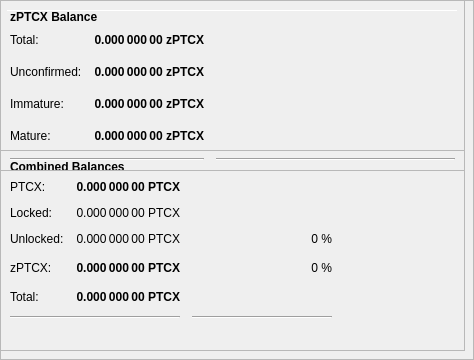
        <widget class="QFrame" name="frameObfuscation">
         <property name="minimumSize">
          <size>
           <width>0</width>
           <height>350</height>
          </size>
         </property>
         <property name="layoutDirection">
          <enum>Qt::LeftToRight</enum>
         </property>
         <property name="frameShape">
          <enum>QFrame::StyledPanel</enum>
         </property>
         <property name="frameShadow">
          <enum>QFrame::Raised</enum>
         </property>
         <widget class="QPushButton" name="runAutoDenom">
          <property name="geometry">
           <rect>
            <x>251</x>
            <y>17</y>
            <width>1</width>
            <height>1</height>
           </rect>
          </property>
          <property name="palette">
           <palette>
            <active>
             <colorrole role="WindowText">
              <brush brushstyle="SolidPattern">
               <color alpha="255">
                <red>0</red>
                <green>0</green>
                <blue>0</blue>
               </color>
              </brush>
             </colorrole>
             <colorrole role="Button">
              <brush brushstyle="SolidPattern">
               <color alpha="255">
                <red>239</red>
                <green>238</green>
                <blue>238</blue>
               </color>
              </brush>
             </colorrole>
             <colorrole role="Light">
              <brush brushstyle="SolidPattern">
               <color alpha="255">
                <red>255</red>
                <green>255</green>
                <blue>255</blue>
               </color>
              </brush>
             </colorrole>
             <colorrole role="Midlight">
              <brush brushstyle="SolidPattern">
               <color alpha="255">
                <red>247</red>
                <green>246</green>
                <blue>246</blue>
               </color>
              </brush>
             </colorrole>
             <colorrole role="Dark">
              <brush brushstyle="SolidPattern">
               <color alpha="255">
                <red>119</red>
                <green>119</green>
                <blue>119</blue>
               </color>
              </brush>
             </colorrole>
             <colorrole role="Mid">
              <brush brushstyle="SolidPattern">
               <color alpha="255">
                <red>159</red>
                <green>159</green>
                <blue>159</blue>
               </color>
              </brush>
             </colorrole>
             <colorrole role="Text">
              <brush brushstyle="SolidPattern">
               <color alpha="255">
                <red>0</red>
                <green>0</green>
                <blue>0</blue>
               </color>
              </brush>
             </colorrole>
             <colorrole role="BrightText">
              <brush brushstyle="SolidPattern">
               <color alpha="255">
                <red>255</red>
                <green>255</green>
                <blue>255</blue>
               </color>
              </brush>
             </colorrole>
             <colorrole role="ButtonText">
              <brush brushstyle="SolidPattern">
               <color alpha="255">
                <red>0</red>
                <green>0</green>
                <blue>0</blue>
               </color>
              </brush>
             </colorrole>
             <colorrole role="Base">
              <brush brushstyle="SolidPattern">
               <color alpha="255">
                <red>255</red>
                <green>255</green>
                <blue>255</blue>
               </color>
              </brush>
             </colorrole>
             <colorrole role="Window">
              <brush brushstyle="SolidPattern">
               <color alpha="255">
                <red>239</red>
                <green>238</green>
                <blue>238</blue>
               </color>
              </brush>
             </colorrole>
             <colorrole role="Shadow">
              <brush brushstyle="SolidPattern">
               <color alpha="255">
                <red>0</red>
                <green>0</green>
                <blue>0</blue>
               </color>
              </brush>
             </colorrole>
             <colorrole role="AlternateBase">
              <brush brushstyle="SolidPattern">
               <color alpha="255">
                <red>247</red>
                <green>246</green>
                <blue>246</blue>
               </color>
              </brush>
             </colorrole>
             <colorrole role="ToolTipBase">
              <brush brushstyle="SolidPattern">
               <color alpha="255">
                <red>255</red>
                <green>255</green>
                <blue>220</blue>
               </color>
              </brush>
             </colorrole>
             <colorrole role="ToolTipText">
              <brush brushstyle="SolidPattern">
               <color alpha="255">
                <red>0</red>
                <green>0</green>
                <blue>0</blue>
               </color>
              </brush>
             </colorrole>
            </active>
            <inactive>
             <colorrole role="WindowText">
              <brush brushstyle="SolidPattern">
               <color alpha="255">
                <red>0</red>
                <green>0</green>
                <blue>0</blue>
               </color>
              </brush>
             </colorrole>
             <colorrole role="Button">
              <brush brushstyle="SolidPattern">
               <color alpha="255">
                <red>239</red>
                <green>238</green>
                <blue>238</blue>
               </color>
              </brush>
             </colorrole>
             <colorrole role="Light">
              <brush brushstyle="SolidPattern">
               <color alpha="255">
                <red>255</red>
                <green>255</green>
                <blue>255</blue>
               </color>
              </brush>
             </colorrole>
             <colorrole role="Midlight">
              <brush brushstyle="SolidPattern">
               <color alpha="255">
                <red>247</red>
                <green>246</green>
                <blue>246</blue>
               </color>
              </brush>
             </colorrole>
             <colorrole role="Dark">
              <brush brushstyle="SolidPattern">
               <color alpha="255">
                <red>119</red>
                <green>119</green>
                <blue>119</blue>
               </color>
              </brush>
             </colorrole>
             <colorrole role="Mid">
              <brush brushstyle="SolidPattern">
               <color alpha="255">
                <red>159</red>
                <green>159</green>
                <blue>159</blue>
               </color>
              </brush>
             </colorrole>
             <colorrole role="Text">
              <brush brushstyle="SolidPattern">
               <color alpha="255">
                <red>0</red>
                <green>0</green>
                <blue>0</blue>
               </color>
              </brush>
             </colorrole>
             <colorrole role="BrightText">
              <brush brushstyle="SolidPattern">
               <color alpha="255">
                <red>255</red>
                <green>255</green>
                <blue>255</blue>
               </color>
              </brush>
             </colorrole>
             <colorrole role="ButtonText">
              <brush brushstyle="SolidPattern">
               <color alpha="255">
                <red>0</red>
                <green>0</green>
                <blue>0</blue>
               </color>
              </brush>
             </colorrole>
             <colorrole role="Base">
              <brush brushstyle="SolidPattern">
               <color alpha="255">
                <red>255</red>
                <green>255</green>
                <blue>255</blue>
               </color>
              </brush>
             </colorrole>
             <colorrole role="Window">
              <brush brushstyle="SolidPattern">
               <color alpha="255">
                <red>239</red>
                <green>238</green>
                <blue>238</blue>
               </color>
              </brush>
             </colorrole>
             <colorrole role="Shadow">
              <brush brushstyle="SolidPattern">
               <color alpha="255">
                <red>0</red>
                <green>0</green>
                <blue>0</blue>
               </color>
              </brush>
             </colorrole>
             <colorrole role="AlternateBase">
              <brush brushstyle="SolidPattern">
               <color alpha="255">
                <red>247</red>
                <green>246</green>
                <blue>246</blue>
               </color>
              </brush>
             </colorrole>
             <colorrole role="ToolTipBase">
              <brush brushstyle="SolidPattern">
               <color alpha="255">
                <red>255</red>
                <green>255</green>
                <blue>220</blue>
               </color>
              </brush>
             </colorrole>
             <colorrole role="ToolTipText">
              <brush brushstyle="SolidPattern">
               <color alpha="255">
                <red>0</red>
                <green>0</green>
                <blue>0</blue>
               </color>
              </brush>
             </colorrole>
            </inactive>
            <disabled>
             <colorrole role="WindowText">
              <brush brushstyle="SolidPattern">
               <color alpha="255">
                <red>119</red>
                <green>119</green>
                <blue>119</blue>
               </color>
              </brush>
             </colorrole>
             <colorrole role="Button">
              <brush brushstyle="SolidPattern">
               <color alpha="255">
                <red>239</red>
                <green>238</green>
                <blue>238</blue>
               </color>
              </brush>
             </colorrole>
             <colorrole role="Light">
              <brush brushstyle="SolidPattern">
               <color alpha="255">
                <red>255</red>
                <green>255</green>
                <blue>255</blue>
               </color>
              </brush>
             </colorrole>
             <colorrole role="Midlight">
              <brush brushstyle="SolidPattern">
               <color alpha="255">
                <red>247</red>
                <green>246</green>
                <blue>246</blue>
               </color>
              </brush>
             </colorrole>
             <colorrole role="Dark">
              <brush brushstyle="SolidPattern">
               <color alpha="255">
                <red>119</red>
                <green>119</green>
                <blue>119</blue>
               </color>
              </brush>
             </colorrole>
             <colorrole role="Mid">
              <brush brushstyle="SolidPattern">
               <color alpha="255">
                <red>159</red>
                <green>159</green>
                <blue>159</blue>
               </color>
              </brush>
             </colorrole>
             <colorrole role="Text">
              <brush brushstyle="SolidPattern">
               <color alpha="255">
                <red>119</red>
                <green>119</green>
                <blue>119</blue>
               </color>
              </brush>
             </colorrole>
             <colorrole role="BrightText">
              <brush brushstyle="SolidPattern">
               <color alpha="255">
                <red>255</red>
                <green>255</green>
                <blue>255</blue>
               </color>
              </brush>
             </colorrole>
             <colorrole role="ButtonText">
              <brush brushstyle="SolidPattern">
               <color alpha="255">
                <red>119</red>
                <green>119</green>
                <blue>119</blue>
               </color>
              </brush>
             </colorrole>
             <colorrole role="Base">
              <brush brushstyle="SolidPattern">
               <color alpha="255">
                <red>239</red>
                <green>238</green>
                <blue>238</blue>
               </color>
              </brush>
             </colorrole>
             <colorrole role="Window">
              <brush brushstyle="SolidPattern">
               <color alpha="255">
                <red>239</red>
                <green>238</green>
                <blue>238</blue>
               </color>
              </brush>
             </colorrole>
             <colorrole role="Shadow">
              <brush brushstyle="SolidPattern">
               <color alpha="255">
                <red>0</red>
                <green>0</green>
                <blue>0</blue>
               </color>
              </brush>
             </colorrole>
             <colorrole role="AlternateBase">
              <brush brushstyle="SolidPattern">
               <color alpha="255">
                <red>239</red>
                <green>238</green>
                <blue>238</blue>
               </color>
              </brush>
             </colorrole>
             <colorrole role="ToolTipBase">
              <brush brushstyle="SolidPattern">
               <color alpha="255">
                <red>255</red>
                <green>255</green>
                <blue>220</blue>
               </color>
              </brush>
             </colorrole>
             <colorrole role="ToolTipText">
              <brush brushstyle="SolidPattern">
               <color alpha="255">
                <red>0</red>
                <green>0</green>
                <blue>0</blue>
               </color>
              </brush>
             </colorrole>
            </disabled>
           </palette>
          </property>
          <property name="focusPolicy">
           <enum>Qt::NoFocus</enum>
          </property>
          <property name="autoFillBackground">
           <bool>true</bool>
          </property>
          <property name="text">
           <string/>
          </property>
          <property name="flat">
           <bool>true</bool>
          </property>
         </widget>
         <widget class="Line" name="line">
          <property name="geometry">
           <rect>
            <x>7</x>
            <y>10</y>
            <width>451</width>
            <height>1</height>
           </rect>
          </property>
          <property name="orientation">
           <enum>Qt::Horizontal</enum>
          </property>
         </widget>
         <widget class="QFrame" name="frame_3">
          <property name="geometry">
           <rect>
            <x>0</x>
            <y>150</y>
            <width>465</width>
            <height>201</height>
           </rect>
          </property>
          <property name="frameShape">
           <enum>QFrame::StyledPanel</enum>
          </property>
          <property name="frameShadow">
           <enum>QFrame::Raised</enum>
          </property>
          <layout class="QVBoxLayout" name="verticalLayout_5">
           <item>
            <layout class="QHBoxLayout" name="horizontalLayout_5" stretch="0">
             <item>
              <widget class="QLabel" name="label_5z">
               <property name="maximumSize">
                <size>
                 <width>16777215</width>
                 <height>20</height>
                </size>
               </property>
               <property name="font">
                <font>
                 <weight>75</weight>
                 <bold>true</bold>
                </font>
               </property>
               <property name="toolTip">
                <string>Combined Balances (including unconfirmed and immature coins)</string>
               </property>
               <property name="text">
                <string>&lt;html&gt;&lt;head/&gt;&lt;body&gt;&lt;p&gt;Combined Balances&lt;/p&gt;&lt;/body&gt;&lt;/html&gt;</string>
               </property>
              </widget>
             </item>
            </layout>
           </item>
           <item>
            <layout class="QGridLayout" name="gridLayout_3">
             <property name="spacing">
              <number>12</number>
             </property>
             <item row="7" column="0" colspan="2">
              <widget class="Line" name="lineSpendableBalance_3">
               <property name="orientation">
                <enum>Qt::Horizontal</enum>
               </property>
              </widget>
             </item>
             <item row="7" column="2">
              <widget class="Line" name="lineWatchBalance_3">
               <property name="sizePolicy">
                <sizepolicy hsizetype="Preferred" vsizetype="Fixed">
                 <horstretch>0</horstretch>
                 <verstretch>0</verstretch>
                </sizepolicy>
               </property>
               <property name="minimumSize">
                <size>
                 <width>140</width>
                 <height>0</height>
                </size>
               </property>
               <property name="orientation">
                <enum>Qt::Horizontal</enum>
               </property>
              </widget>
             </item>
             <item row="4" column="1">
              <widget class="QLabel" name="labelzBalancez">
               <property name="font">
                <font>
                 <weight>75</weight>
                 <bold>true</bold>
                </font>
               </property>
               <property name="cursor">
                <cursorShape>IBeamCursor</cursorShape>
               </property>
               <property name="toolTip">
                <string>Total of transactions that have yet to be confirmed, and do not yet count toward the spendable balance</string>
               </property>
               <property name="text">
                <string notr="true">0.000 000 00 PTCX</string>
               </property>
               <property name="alignment">
                <set>Qt::AlignRight|Qt::AlignTrailing|Qt::AlignVCenter</set>
               </property>
               <property name="textInteractionFlags">
                <set>Qt::LinksAccessibleByMouse|Qt::TextSelectableByKeyboard|Qt::TextSelectableByMouse</set>
               </property>
              </widget>
             </item>
             <item row="6" column="1">
              <widget class="QLabel" name="labelTotalz">
               <property name="font">
                <font>
                 <weight>75</weight>
                 <bold>true</bold>
                </font>
               </property>
               <property name="cursor">
                <cursorShape>IBeamCursor</cursorShape>
               </property>
               <property name="toolTip">
                <string>Total Balance, including unconfirmed and immature coins.</string>
               </property>
               <property name="text">
                <string notr="true">0.000 000 00 PTCX</string>
               </property>
               <property name="alignment">
                <set>Qt::AlignRight|Qt::AlignTrailing|Qt::AlignVCenter</set>
               </property>
               <property name="textInteractionFlags">
                <set>Qt::LinksAccessibleByMouse|Qt::TextSelectableByKeyboard|Qt::TextSelectableByMouse</set>
               </property>
              </widget>
             </item>
             <item row="4" column="3">
              <spacer name="horizontalSpacer_6">
               <property name="orientation">
                <enum>Qt::Horizontal</enum>
               </property>
               <property name="sizeHint" stdset="0">
                <size>
                 <width>40</width>
                 <height>20</height>
                </size>
               </property>
              </spacer>
             </item>
             <item row="6" column="0">
              <widget class="QLabel" name="labelTotalTextz">
               <property name="text">
                <string>Total:</string>
               </property>
              </widget>
             </item>
             <item row="1" column="0">
              <widget class="QLabel" name="labelBalanceTextz">
               <property name="text">
                <string>PTCX:</string>
               </property>
              </widget>
             </item>
             <item row="1" column="1">
              <widget class="QLabel" name="labelBalancez">
               <property name="font">
                <font>
                 <weight>75</weight>
                 <bold>true</bold>
                </font>
               </property>
               <property name="cursor">
                <cursorShape>IBeamCursor</cursorShape>
               </property>
               <property name="toolTip">
                <string>Your current spendable balance</string>
               </property>
               <property name="text">
                <string notr="true">0.000 000 00 PTCX</string>
               </property>
               <property name="alignment">
                <set>Qt::AlignRight|Qt::AlignTrailing|Qt::AlignVCenter</set>
               </property>
               <property name="textInteractionFlags">
                <set>Qt::LinksAccessibleByMouse|Qt::TextSelectableByKeyboard|Qt::TextSelectableByMouse</set>
               </property>
              </widget>
             </item>
             <item row="4" column="0">
              <widget class="QLabel" name="labelzBalanceTextz">
               <property name="toolTip">
                <string/>
               </property>
               <property name="text">
                <string>zPTCX:</string>
               </property>
              </widget>
             </item>
             <item row="4" column="2">
              <widget class="QLabel" name="labelzPTCXPercent">
               <property name="toolTip">
                <string>Current percentage of zPTCX.
If AutoMint is enabled this percentage will settle around the configured AutoMint percentage (default = 10%)</string>
               </property>
               <property name="text">
                <string>0 %</string>
               </property>
               <property name="alignment">
                <set>Qt::AlignRight|Qt::AlignTrailing|Qt::AlignVCenter</set>
               </property>
              </widget>
             </item>
             <item row="6" column="2">
              <widget class="QLabel" name="label100Percent">
               <property name="text">
                <string/>
               </property>
               <property name="alignment">
                <set>Qt::AlignRight|Qt::AlignTrailing|Qt::AlignVCenter</set>
               </property>
              </widget>
             </item>
             <item row="2" column="1">
              <widget class="QLabel" name="labelLockedBalance">
               <property name="toolTip">
                <string>Locked PTCX or Masternode collaterals. These are excluded from zPTCX minting.</string>
               </property>
               <property name="text">
                <string>0.000 000 00 PTCX</string>
               </property>
               <property name="alignment">
                <set>Qt::AlignRight|Qt::AlignTrailing|Qt::AlignVCenter</set>
               </property>
              </widget>
             </item>
             <item row="2" column="0">
              <widget class="QLabel" name="labelLockedBalanceText">
               <property name="toolTip">
                <string>Locked PTCX or Masternode collaterals. These are excluded from zPTCX minting.</string>
               </property>
               <property name="text">
                <string>Locked:</string>
               </property>
              </widget>
             </item>
             <item row="3" column="0">
              <widget class="QLabel" name="labelUnLockedBalanceText">
               <property name="toolTip">
                <string>Unlocked RUPs. These can be used for zPTCX minting.</string>
               </property>
               <property name="text">
                <string>Unlocked:</string>
               </property>
              </widget>
             </item>
             <item row="3" column="1">
              <widget class="QLabel" name="labelUnLockedBalance">
               <property name="toolTip">
                <string>Unlocked RUPs. These can be used for zPTCX minting.</string>
               </property>
               <property name="text">
                <string>0.000 000 00 PTCX</string>
               </property>
               <property name="alignment">
                <set>Qt::AlignRight|Qt::AlignTrailing|Qt::AlignVCenter</set>
               </property>
              </widget>
             </item>
             <item row="3" column="2">
              <widget class="QLabel" name="labelRUPPercent">
               <property name="text">
                <string>0 %</string>
               </property>
               <property name="alignment">
                <set>Qt::AlignRight|Qt::AlignTrailing|Qt::AlignVCenter</set>
               </property>
              </widget>
             </item>
            </layout>
           </item>
           <item>
            <spacer name="verticalSpacer">
             <property name="orientation">
              <enum>Qt::Vertical</enum>
             </property>
             <property name="sizeHint" stdset="0">
              <size>
               <width>20</width>
               <height>40</height>
              </size>
             </property>
            </spacer>
           </item>
          </layout>
         </widget>
         <widget class="QFrame" name="frame_4">
          <property name="geometry">
           <rect>
            <x>0</x>
            <y>0</y>
            <width>465</width>
            <height>171</height>
           </rect>
          </property>
          <property name="frameShape">
           <enum>QFrame::StyledPanel</enum>
          </property>
          <property name="frameShadow">
           <enum>QFrame::Raised</enum>
          </property>
          <layout class="QVBoxLayout" name="verticalLayout_7">
           <item>
            <layout class="QHBoxLayout" name="horizontalLayout_8" stretch="0">
             <item>
              <widget class="QLabel" name="label_5z_3">
               <property name="maximumSize">
                <size>
                 <width>16777215</width>
                 <height>20</height>
                </size>
               </property>
               <property name="font">
                <font>
                 <weight>75</weight>
                 <bold>true</bold>
                </font>
               </property>
               <property name="text">
                <string>zPTCX Balance</string>
               </property>
              </widget>
             </item>
            </layout>
           </item>
           <item>
            <layout class="QGridLayout" name="gridLayout_5">
             <property name="spacing">
              <number>12</number>
             </property>
             <item row="4" column="0">
              <widget class="QLabel" name="labelzBalanceMatureText">
               <property name="toolTip">
                <string>Mature: more than 20 confirmation and more than 1 mints of the same denomination after it was minted.
These zPTCX are spendable.</string>
               </property>
               <property name="text">
                <string>Mature:</string>
               </property>
              </widget>
             </item>
             <item row="5" column="0" colspan="2">
              <widget class="Line" name="lineSpendableBalance_5">
               <property name="orientation">
                <enum>Qt::Horizontal</enum>
               </property>
              </widget>
             </item>
             <item row="1" column="1">
              <widget class="QLabel" name="labelzBalance">
               <property name="font">
                <font>
                 <weight>75</weight>
                 <bold>true</bold>
                </font>
               </property>
               <property name="cursor">
                <cursorShape>IBeamCursor</cursorShape>
               </property>
               <property name="toolTip">
                <string>All available zPTCX, unconfirmed and immature zPTCX included.</string>
               </property>
               <property name="text">
                <string notr="true">0.000 000 00 zPTCX</string>
               </property>
               <property name="alignment">
                <set>Qt::AlignRight|Qt::AlignTrailing|Qt::AlignVCenter</set>
               </property>
               <property name="textInteractionFlags">
                <set>Qt::LinksAccessibleByMouse|Qt::TextSelectableByKeyboard|Qt::TextSelectableByMouse</set>
               </property>
              </widget>
             </item>
             <item row="5" column="2">
              <widget class="Line" name="lineWatchBalance_5">
               <property name="sizePolicy">
                <sizepolicy hsizetype="Preferred" vsizetype="Fixed">
                 <horstretch>0</horstretch>
                 <verstretch>0</verstretch>
                </sizepolicy>
               </property>
               <property name="minimumSize">
                <size>
                 <width>140</width>
                 <height>0</height>
                </size>
               </property>
               <property name="orientation">
                <enum>Qt::Horizontal</enum>
               </property>
              </widget>
             </item>
             <item row="1" column="0">
              <widget class="QLabel" name="labelzBalanceText">
               <property name="toolTip">
                <string>All available zPTCX, unconfirmed and immature zPTCX included.</string>
               </property>
               <property name="text">
                <string>Total:</string>
               </property>
              </widget>
             </item>
             <item row="1" column="2">
              <spacer name="horizontalSpacer_8">
               <property name="orientation">
                <enum>Qt::Horizontal</enum>
               </property>
               <property name="sizeHint" stdset="0">
                <size>
                 <width>40</width>
                 <height>20</height>
                </size>
               </property>
              </spacer>
             </item>
             <item row="4" column="2">
              <spacer name="horizontalSpacer_4">
               <property name="orientation">
                <enum>Qt::Horizontal</enum>
               </property>
               <property name="sizeHint" stdset="0">
                <size>
                 <width>40</width>
                 <height>20</height>
                </size>
               </property>
              </spacer>
             </item>
             <item row="4" column="1">
              <widget class="QLabel" name="labelzBalanceMature">
               <property name="font">
                <font>
                 <weight>75</weight>
                 <bold>true</bold>
                </font>
               </property>
               <property name="toolTip">
                <string>Mature: more than 20 confirmation and more than 1 mints of the same denomination after it was minted.
These zPTCX are spendable.</string>
               </property>
               <property name="text">
                <string>0.000 000 00 zPTCX</string>
               </property>
               <property name="alignment">
                <set>Qt::AlignRight|Qt::AlignTrailing|Qt::AlignVCenter</set>
               </property>
              </widget>
             </item>
             <item row="2" column="0">
              <widget class="QLabel" name="labelzBalanceUnconfirmedText">
               <property name="toolTip">
                <string>Unconfirmed: less than 20 confirmations
Immature: confirmed, but less than 1 mints of the same denomination after it was minted</string>
               </property>
               <property name="text">
                <string>Unconfirmed:</string>
               </property>
              </widget>
             </item>
             <item row="2" column="1">
              <widget class="QLabel" name="labelzBalanceUnconfirmed">
               <property name="font">
                <font>
                 <weight>75</weight>
                 <bold>true</bold>
                </font>
               </property>
               <property name="toolTip">
                <string>Unconfirmed: less than 20 confirmations
Immature: confirmed, but less than 1 mints of the same denomination after it was minted</string>
               </property>
               <property name="text">
                <string>0.000 000 00 zPTCX</string>
               </property>
               <property name="alignment">
                <set>Qt::AlignRight|Qt::AlignTrailing|Qt::AlignVCenter</set>
               </property>
              </widget>
             </item>
             <item row="2" column="2">
              <spacer name="horizontalSpacer_5">
               <property name="orientation">
                <enum>Qt::Horizontal</enum>
               </property>
               <property name="sizeHint" stdset="0">
                <size>
                 <width>40</width>
                 <height>20</height>
                </size>
               </property>
              </spacer>
             </item>
             <item row="3" column="0">
              <widget class="QLabel" name="labelzBalanceImmatureText">
               <property name="toolTip">
                <string>Unconfirmed: less than 20 confirmations
Immature: confirmed, but less than 1 mints of the same denomination after it was minted</string>
               </property>
               <property name="text">
                <string>Immature:</string>
               </property>
              </widget>
             </item>
             <item row="3" column="1">
              <widget class="QLabel" name="labelzBalanceImmature">
               <property name="font">
                <font>
                 <weight>75</weight>
                 <bold>true</bold>
                </font>
               </property>
               <property name="toolTip">
                <string>Unconfirmed: less than 20 confirmations
Immature: confirmed, but less than 1 mints of the same denomination after it was minted</string>
               </property>
               <property name="text">
                <string>0.000 000 00 zPTCX</string>
               </property>
               <property name="alignment">
                <set>Qt::AlignRight|Qt::AlignTrailing|Qt::AlignVCenter</set>
               </property>
              </widget>
             </item>
             <item row="3" column="2">
              <spacer name="horizontalSpacer_7">
               <property name="orientation">
                <enum>Qt::Horizontal</enum>
               </property>
               <property name="sizeHint" stdset="0">
                <size>
                 <width>40</width>
                 <height>20</height>
                </size>
               </property>
              </spacer>
             </item>
            </layout>
           </item>
          </layout>
         </widget>
        </widget>
